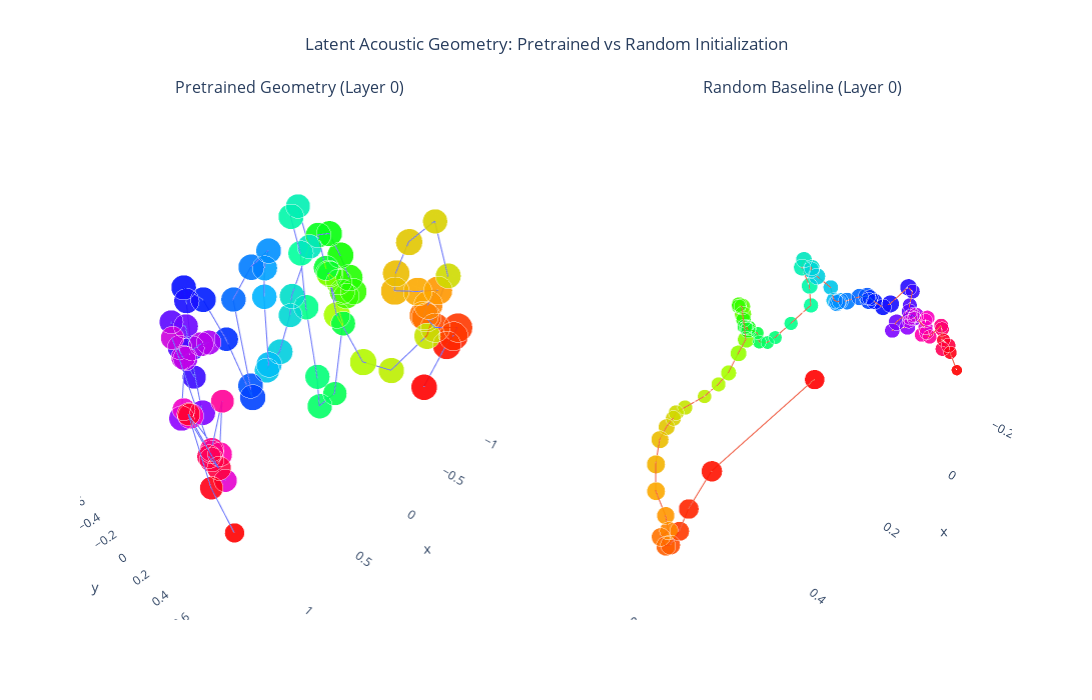

The cell this chart's notebook holds for it:
### Code cell
import numpy as np
import plotly.graph_objects as go
from plotly.subplots import make_subplots
from sklearn.decomposition import PCA

# 1. Choose the layer and load BOTH sets of weights
layer_idx = 0
pre_path = "../results/hubert-base_pretrained_nsynth_ridge/mel_weights.npz" 
rand_path = "../results/hubert-base_random_nsynth_ridge/mel_weights.npz" 

pre_data = np.load(pre_path)
rand_data = np.load(rand_path)

W_pre = pre_data[f"layer_{layer_idx}_coefs"]
r2_pre = pre_data[f"layer_{layer_idx}_r2"]

W_rand = rand_data[f"layer_{layer_idx}_coefs"]
r2_rand = rand_data[f"layer_{layer_idx}_r2"]

# 2. Run PCA separately for both models
pca_pre = PCA(n_components=3)
W_pre_pca = pca_pre.fit_transform(W_pre)
print(f"Explained Variance across 3D for Pretrained: {sum(pca_pre.explained_variance_ratio_) * 100:.1f}%")

pca_rand = PCA(n_components=3)
W_rand_pca = pca_rand.fit_transform(W_rand)
print(f"Explained Variance across 3D for Random: {sum(pca_rand.explained_variance_ratio_) * 100:.1f}%")

freq_bins = np.arange(W_pre_pca.shape[0])

# 3. Size scaling (Clipping negative R^2 scores so Plotly doesn't crash)
size_pre = np.clip(r2_pre, 0, 1) * 20 + 2
size_rand = np.clip(r2_rand, 0, 1) * 20 + 2

# 4. Set up the Side-by-Side 3D Figure
fig = make_subplots(
    rows=1, cols=2,
    specs=[[{'type': 'scene'}, {'type': 'scene'}]],
    subplot_titles=(
        f"Pretrained Geometry (Layer {layer_idx})", 
        f"Random Baseline (Layer {layer_idx})"
    )
)

# 5. Add the Pretrained Trace (Left)
fig.add_trace(
    go.Scatter3d(
        x=W_pre_pca[:, 0], y=W_pre_pca[:, 1], z=W_pre_pca[:, 2],
        mode='lines+markers',
        marker=dict(size=size_pre, color=freq_bins, colorscale='hsv', opacity=0.9),
        text=[f"Freq Bin: {i}<br>R2: {r:.3f}" for i, r in zip(freq_bins, r2_pre)],
        hoverinfo='text'
    ),
    row=1, col=1
)

# 6. Add the Random Trace (Right)
fig.add_trace(
    go.Scatter3d(
        x=W_rand_pca[:, 0], y=W_rand_pca[:, 1], z=W_rand_pca[:, 2],
        mode='lines+markers',
        marker=dict(size=size_rand, color=freq_bins, colorscale='hsv', opacity=0.9),
        text=[f"Freq Bin: {i}<br>R2: {r:.3f}" for i, r in zip(freq_bins, r2_rand)],
        hoverinfo='text'
    ),
    row=1, col=2
)

# 7. Clean up the layout
fig.update_layout(
    height=700, 
    width=1200, 
    showlegend=False,
    title_text="Latent Acoustic Geometry: Pretrained vs Random Initialization",
    title_x=0.5
)

# Hide axis background panels for a cleaner "floating" look
for i in [1, 2]:
    fig.layout[f'scene{i}'].xaxis.showbackground = False
    fig.layout[f'scene{i}'].yaxis.showbackground = False
    fig.layout[f'scene{i}'].zaxis.showbackground = False

fig.show()

### Figure 1 — Plotly figure (JSON) as saved in the notebook; plotly's stock layout.template omitted (floating-point values rounded to 4 significant figures)
{"data": [{"hoverinfo": "text", "marker": {"color": [0, 1, 2, 3, 4, 5, 6, 7, 8, 9, 10, 11, 12, 13, 14, 15, 16, 17, 18, 19, 20, 21, 22, 23, 24, 25, 26, 27, 28, 29, 30, 31, 32, 33, 34, 35, 36, 37, 38, 39, 40, 41, 42, 43, 44, 45, 46, 47, 48, 49, 50, 51, 52, 53, 54, 55, 56, 57, 58, 59, 60, 61, 62, 63, 64, 65, 66, 67, 68, 69, 70, 71, 72, 73, 74, 75, 76, 77, 78, 79], "colorscale": [[0, "#ff0000"], [0.1111, "#ffa700"], [0.2222, "#afff00"], [0.3333, "#08ff00"], [0.4444, "#00ff9f"], [0.5556, "#00b7ff"], [0.6667, "#0010ff"], [0.7778, "#9700ff"], [0.8889, "#ff00bf"], [1, "#ff0000"]], "opacity": 0.9, "size": [18.05, 19.57, 20.08, 20.28, 20.41, 20.3, 20.21, 19.93, 19.84, 19.86, 19.53, 18.69, 18.55, 17.16, 17.62, 18.22, 17.89, 18.6, 18.4, 17.96, 18.13, 17.95, 17.45, 17.58, 18.14, 18.49, 18.2, 17.83, 17.61, 17.42, 16.87, 16.54, 17.29, 17.16, 17.35, 17.48, 17.61, 16.92, 17.03, 17.45, 16.57, 17.55, 17.23, 17.65, 17.29, 17.28, 17.51, 18.02, 17.24, 17.44, 17.91, 16.71, 17.54, 17.42, 17.45, 17.21, 16.37, 16.79, 16.52, 17.11, 17.57, 17.52, 17.04, 16.91, 16.97, 16.88, 16.21, 16.22, 15.95, 15.8, 17.76, 16.98, 16.18, 16.7, 16.99, 16.45, 16.67, 16.01, 16.12, 13.7]}, "mode": "lines+markers", "scene": "scene", "text": ["Freq Bin: 0<br>R2: 0.803", "Freq Bin: 1<br>R2: 0.879", "Freq Bin: 2<br>R2: 0.904", "Freq Bin: 3<br>R2: 0.914", "Freq Bin: 4<br>R2: 0.920", "Freq Bin: 5<br>R2: 0.915", "Freq Bin: 6<br>R2: 0.911", "Freq Bin: 7<br>R2: 0.896", "Freq Bin: 8<br>R2: 0.892", "Freq Bin: 9<br>R2: 0.893", "Freq Bin: 10<br>R2: 0.877", "Freq Bin: 11<br>R2: 0.834", "Freq Bin: 12<br>R2: 0.828", "Freq Bin: 13<br>R2: 0.758", "Freq Bin: 14<br>R2: 0.781", "Freq Bin: 15<br>R2: 0.811", "Freq Bin: 16<br>R2: 0.795", "Freq Bin: 17<br>R2: 0.830", "Freq Bin: 18<br>R2: 0.820", "Freq Bin: 19<br>R2: 0.798", "Freq Bin: 20<br>R2: 0.806", "Freq Bin: 21<br>R2: 0.798", "Freq Bin: 22<br>R2: 0.773", "Freq Bin: 23<br>R2: 0.779", "Freq Bin: 24<br>R2: 0.807", "Freq Bin: 25<br>R2: 0.825", "Freq Bin: 26<br>R2: 0.810", "Freq Bin: 27<br>R2: 0.792", "Freq Bin: 28<br>R2: 0.780", "Freq Bin: 29<br>R2: 0.771", "Freq Bin: 30<br>R2: 0.743", "Freq Bin: 31<br>R2: 0.727", "Freq Bin: 32<br>R2: 0.764", "Freq Bin: 33<br>R2: 0.758", "Freq Bin: 34<br>R2: 0.767", "Freq Bin: 35<br>R2: 0.774", "Freq Bin: 36<br>R2: 0.781", "Freq Bin: 37<br>R2: 0.746", "Freq Bin: 38<br>R2: 0.752", "Freq Bin: 39<br>R2: 0.773", "Freq Bin: 40<br>R2: 0.729", "Freq Bin: 41<br>R2: 0.777", "Freq Bin: 42<br>R2: 0.761", "Freq Bin: 43<br>R2: 0.783", "Freq Bin: 44<br>R2: 0.764", "Freq Bin: 45<br>R2: 0.764", "Freq Bin: 46<br>R2: 0.775", "Freq Bin: 47<br>R2: 0.801", "Freq Bin: 48<br>R2: 0.762", "Freq Bin: 49<br>R2: 0.772", "Freq Bin: 50<br>R2: 0.796", "Freq Bin: 51<br>R2: 0.735", "Freq Bin: 52<br>R2: 0.777", "Freq Bin: 53<br>R2: 0.771", "Freq Bin: 54<br>R2: 0.772", "Freq Bin: 55<br>R2: 0.761", "Freq Bin: 56<br>R2: 0.718", "Freq Bin: 57<br>R2: 0.739", "Freq Bin: 58<br>R2: 0.726", "Freq Bin: 59<br>R2: 0.755", "Freq Bin: 60<br>R2: 0.778", "Freq Bin: 61<br>R2: 0.776", "Freq Bin: 62<br>R2: 0.752", "Freq Bin: 63<br>R2: 0.746", "Freq Bin: 64<br>R2: 0.748", "Freq Bin: 65<br>R2: 0.744", "Freq Bin: 66<br>R2: 0.711", "Freq Bin: 67<br>R2: 0.711", "Freq Bin: 68<br>R2: 0.697", "Freq Bin: 69<br>R2: 0.690", "Freq Bin: 70<br>R2: 0.788", "Freq Bin: 71<br>R2: 0.749", "Freq Bin: 72<br>R2: 0.709", "Freq Bin: 73<br>R2: 0.735", "Freq Bin: 74<br>R2: 0.750", "Freq Bin: 75<br>R2: 0.722", "Freq Bin: 76<br>R2: 0.734", "Freq Bin: 77<br>R2: 0.701", "Freq Bin: 78<br>R2: 0.706", "Freq Bin: 79<br>R2: 0.585"], "type": "scatter3d", "x": [-0.4844, -0.8729, -0.9147, -0.9775, -0.9803, -0.9636, -0.9556, -0.8337, -0.8347, -0.8426, -0.742, -0.7033, -0.777, -0.8801, -1.01, -0.9908, -0.7432, -0.5284, -0.3517, -0.292, -0.3003, -0.5282, -0.6303, -0.7377, -0.7768, -0.5692, -0.4892, -0.4449, -0.3822, -0.3946, -0.4413, -0.3814, -0.3549, -0.3788, -0.352, -0.1737, -0.1882, -0.403, -0.6098, -0.2997, -0.2732, -0.156, -0.04669, -0.04183, -0.1129, -0.1085, 0.009981, 0.09897, 0.09086, 0.1228, 0.126, 0.1628, 0.2862, 0.4074, 0.3927, 0.41, 0.4937, 0.6019, 0.6134, 0.5083, 0.6855, 0.9152, 0.7919, 0.6387, 0.7213, 0.8725, 0.9149, 1.06, 1.071, 1.144, 1.138, 1.11, 1.081, 1.16, 1.159, 1.272, 1.262, 1.259, 1.332, 1.34], "y": [0.7301, 0.6357, 0.653, 0.6423, 0.4593, 0.382, 0.365, 0.461, 0.5202, 0.3547, 0.2302, 0.2513, 0.2784, 0.3934, 0.4812, 0.3977, 0.2774, 0.1627, 0.03177, -0.009364, -0.005307, -0.1134, -0.1633, -0.2069, -0.1705, -0.05163, -0.07902, -0.1502, -0.1952, -0.1233, 0.02027, 0.02617, -0.1022, -0.1589, -0.2675, -0.1582, -0.2644, -0.4106, -0.4875, -0.3633, -0.3549, -0.3477, -0.3815, -0.3512, -0.4615, -0.4436, -0.2735, -0.3502, -0.5659, -0.3849, -0.3616, -0.5898, -0.6604, -0.7063, -0.7103, -0.6838, -0.5706, -0.5467, -0.5919, -0.5822, -0.2358, -0.1413, -0.2059, -0.1584, -0.124, -0.1042, -0.1275, 0.3531, 0.4742, 0.2553, 0.3041, 0.4958, 0.517, 0.4978, 0.4853, 0.6244, 0.6864, 0.4721, 0.7046, 0.8725], "z": [-0.341, -0.2235, -0.1567, -0.1177, -0.2012, -0.1374, -0.124, 0.05461, 0.1942, 0.1167, 0.1128, 0.2752, 0.4945, 0.647, 0.2272, -0.308, -0.5673, -0.437, -0.005527, 0.3322, 0.3219, 0.1373, -0.003387, -0.1016, -0.06245, 0.1781, 0.3733, 0.5254, 0.5205, 0.293, -0.1207, -0.7325, -0.918, -0.6653, -0.06577, 0.4679, 0.6901, 0.6613, 0.2625, 0.01076, -0.1405, -0.4095, -0.5464, -0.473, 0.04043, 0.279, 0.5096, 0.3947, 0.05801, -0.6041, -0.7037, -0.2595, 0.09717, 0.2231, 0.11, -0.2666, -0.4255, -0.1021, 0.0866, 0.01021, -0.4475, -0.3017, 0.06789, 0.138, 0.1813, 0.167, 0.3141, -0.1627, -0.2934, 0.1406, 0.1202, -0.05043, 0.3102, 0.01875, -0.06307, 0.1317, 0.08836, 0.3045, 0.01581, -0.1651]}, {"hoverinfo": "text", "marker": {"color": [0, 1, 2, 3, 4, 5, 6, 7, 8, 9, 10, 11, 12, 13, 14, 15, 16, 17, 18, 19, 20, 21, 22, 23, 24, 25, 26, 27, 28, 29, 30, 31, 32, 33, 34, 35, 36, 37, 38, 39, 40, 41, 42, 43, 44, 45, 46, 47, 48, 49, 50, 51, 52, 53, 54, 55, 56, 57, 58, 59, 60, 61, 62, 63, 64, 65, 66, 67, 68, 69, 70, 71, 72, 73, 74, 75, 76, 77, 78, 79], "colorscale": [[0, "#ff0000"], [0.1111, "#ffa700"], [0.2222, "#afff00"], [0.3333, "#08ff00"], [0.4444, "#00ff9f"], [0.5556, "#00b7ff"], [0.6667, "#0010ff"], [0.7778, "#9700ff"], [0.8889, "#ff00bf"], [1, "#ff0000"]], "opacity": 0.9, "size": [13.76, 14.49, 13.96, 13.51, 13.7, 13.54, 12.87, 12.73, 12.33, 12.7, 12.85, 12.19, 11.39, 10.77, 10.67, 10.24, 9.653, 10.06, 10.76, 11.27, 11.59, 11.58, 11.38, 10.45, 10.02, 10.41, 10.78, 10.5, 10.52, 9.848, 8.808, 9.285, 9.157, 9.275, 9.472, 10.21, 11.22, 11.6, 11.23, 11.11, 11.34, 11.53, 10.37, 11.33, 11.4, 11.47, 11.54, 11.9, 11.76, 12.01, 11.59, 11.1, 11.09, 11.28, 12.07, 11.79, 10.12, 9.984, 10.88, 11.15, 10.37, 11.05, 10.05, 9.227, 10.61, 10.75, 10.2, 10.2, 9.991, 9.66, 10.36, 10.04, 9.711, 9.953, 9.973, 9.844, 10.08, 9.318, 9.116, 7.484]}, "mode": "lines+markers", "scene": "scene2", "text": ["Freq Bin: 0<br>R2: 0.588", "Freq Bin: 1<br>R2: 0.625", "Freq Bin: 2<br>R2: 0.598", "Freq Bin: 3<br>R2: 0.575", "Freq Bin: 4<br>R2: 0.585", "Freq Bin: 5<br>R2: 0.577", "Freq Bin: 6<br>R2: 0.544", "Freq Bin: 7<br>R2: 0.537", "Freq Bin: 8<br>R2: 0.517", "Freq Bin: 9<br>R2: 0.535", "Freq Bin: 10<br>R2: 0.543", "Freq Bin: 11<br>R2: 0.510", "Freq Bin: 12<br>R2: 0.469", "Freq Bin: 13<br>R2: 0.438", "Freq Bin: 14<br>R2: 0.434", "Freq Bin: 15<br>R2: 0.412", "Freq Bin: 16<br>R2: 0.383", "Freq Bin: 17<br>R2: 0.403", "Freq Bin: 18<br>R2: 0.438", "Freq Bin: 19<br>R2: 0.463", "Freq Bin: 20<br>R2: 0.479", "Freq Bin: 21<br>R2: 0.479", "Freq Bin: 22<br>R2: 0.469", "Freq Bin: 23<br>R2: 0.422", "Freq Bin: 24<br>R2: 0.401", "Freq Bin: 25<br>R2: 0.420", "Freq Bin: 26<br>R2: 0.439", "Freq Bin: 27<br>R2: 0.425", "Freq Bin: 28<br>R2: 0.426", "Freq Bin: 29<br>R2: 0.392", "Freq Bin: 30<br>R2: 0.340", "Freq Bin: 31<br>R2: 0.364", "Freq Bin: 32<br>R2: 0.358", "Freq Bin: 33<br>R2: 0.364", "Freq Bin: 34<br>R2: 0.374", "Freq Bin: 35<br>R2: 0.410", "Freq Bin: 36<br>R2: 0.461", "Freq Bin: 37<br>R2: 0.480", "Freq Bin: 38<br>R2: 0.462", "Freq Bin: 39<br>R2: 0.455", "Freq Bin: 40<br>R2: 0.467", "Freq Bin: 41<br>R2: 0.476", "Freq Bin: 42<br>R2: 0.418", "Freq Bin: 43<br>R2: 0.466", "Freq Bin: 44<br>R2: 0.470", "Freq Bin: 45<br>R2: 0.473", "Freq Bin: 46<br>R2: 0.477", "Freq Bin: 47<br>R2: 0.495", "Freq Bin: 48<br>R2: 0.488", "Freq Bin: 49<br>R2: 0.500", "Freq Bin: 50<br>R2: 0.480", "Freq Bin: 51<br>R2: 0.455", "Freq Bin: 52<br>R2: 0.454", "Freq Bin: 53<br>R2: 0.464", "Freq Bin: 54<br>R2: 0.504", "Freq Bin: 55<br>R2: 0.489", "Freq Bin: 56<br>R2: 0.406", "Freq Bin: 57<br>R2: 0.399", "Freq Bin: 58<br>R2: 0.444", "Freq Bin: 59<br>R2: 0.457", "Freq Bin: 60<br>R2: 0.419", "Freq Bin: 61<br>R2: 0.452", "Freq Bin: 62<br>R2: 0.403", "Freq Bin: 63<br>R2: 0.361", "Freq Bin: 64<br>R2: 0.431", "Freq Bin: 65<br>R2: 0.438", "Freq Bin: 66<br>R2: 0.410", "Freq Bin: 67<br>R2: 0.410", "Freq Bin: 68<br>R2: 0.400", "Freq Bin: 69<br>R2: 0.383", "Freq Bin: 70<br>R2: 0.418", "Freq Bin: 71<br>R2: 0.402", "Freq Bin: 72<br>R2: 0.386", "Freq Bin: 73<br>R2: 0.398", "Freq Bin: 74<br>R2: 0.399", "Freq Bin: 75<br>R2: 0.392", "Freq Bin: 76<br>R2: 0.404", "Freq Bin: 77<br>R2: 0.366", "Freq Bin: 78<br>R2: 0.356", "Freq Bin: 79<br>R2: 0.274"], "type": "scatter3d", "x": [0.3538, 0.5384, 0.5757, 0.581, 0.5692, 0.5551, 0.5383, 0.5099, 0.4881, 0.4632, 0.4297, 0.3904, 0.361, 0.3408, 0.3175, 0.284, 0.2386, 0.2103, 0.1981, 0.1783, 0.1579, 0.1379, 0.1328, 0.1285, 0.1166, 0.1031, 0.09056, 0.07851, 0.08492, 0.0843, 0.07022, 0.06596, 0.04169, 0.02708, 0.003162, -0.03725, -0.04889, -0.05118, -0.06463, -0.07788, -0.07688, -0.08998, -0.1153, -0.123, -0.1291, -0.1345, -0.1372, -0.1439, -0.1615, -0.1927, -0.2056, -0.1995, -0.2025, -0.207, -0.2096, -0.2656, -0.2681, -0.242, -0.2457, -0.2332, -0.2285, -0.2632, -0.2681, -0.2559, -0.2819, -0.2573, -0.26, -0.2819, -0.286, -0.2884, -0.2975, -0.281, -0.2764, -0.3093, -0.3066, -0.2857, -0.3092, -0.3016, -0.2892, -0.2543], "y": [0.32, 0.3119, 0.3034, 0.2783, 0.2206, 0.1764, 0.1301, 0.1079, 0.06455, -0.005473, -0.05053, -0.08967, -0.1062, -0.1078, -0.1327, -0.1486, -0.1338, -0.1152, -0.09035, -0.07567, -0.07233, -0.102, -0.1096, -0.1254, -0.1418, -0.1445, -0.1464, -0.1591, -0.1642, -0.1612, -0.1369, -0.1368, -0.1356, -0.1234, -0.09291, -0.06755, -0.08398, -0.1109, -0.1183, -0.1055, -0.1071, -0.09971, -0.07821, -0.07208, -0.06575, -0.06385, -0.07625, -0.05018, -0.02535, -0.02755, -0.03168, -0.02337, -0.01105, 0.01257, 0.03189, 0.04013, 0.05212, 0.06604, 0.06387, 0.03826, 0.0314, 0.05193, 0.06593, 0.05913, 0.0614, 0.06043, 0.06512, 0.09292, 0.09526, 0.08681, 0.08437, 0.08541, 0.1117, 0.1197, 0.1249, 0.1468, 0.1482, 0.1368, 0.1679, 0.2123], "z": [0.2544, 0.1978, 0.1482, 0.08616, -0.005731, -0.06087, -0.09312, -0.1199, -0.1323, -0.138, -0.1189, -0.1021, -0.09581, -0.08461, -0.09759, -0.1121, -0.09734, -0.06803, -0.02918, 0.02063, 0.0483, 0.0906, 0.1045, 0.1012, 0.08523, 0.04336, 0.00871, 0.003748, 0.007912, 0.005547, -0.004316, -0.03148, -0.04377, -0.03072, 0.01208, 0.05466, 0.09508, 0.1321, 0.1441, 0.1236, 0.1177, 0.09878, 0.06757, 0.0312, 0.02707, 0.0285, 0.0165, 0.02996, 0.04418, 0.03291, 0.01314, 0.02771, 0.02066, 0.01262, 0.02877, 0.0555, 0.04796, 0.02577, 0.005199, -0.03094, -0.05612, -0.05177, -0.0231, -0.02943, -0.02156, -0.01734, -0.009676, -0.04374, -0.05904, -0.02897, -0.02601, -0.0683, -0.06005, -0.0383, -0.0448, -0.08428, -0.08422, -0.06989, -0.0868, -0.09936]}], "layout": {"annotations": [{"font": {"size": 16}, "showarrow": false, "text": "Pretrained Geometry (Layer 0)", "x": 0.225, "xanchor": "center", "xref": "paper", "y": 1, "yanchor": "bottom", "yref": "paper"}, {"font": {"size": 16}, "showarrow": false, "text": "Random Baseline (Layer 0)", "x": 0.775, "xanchor": "center", "xref": "paper", "y": 1, "yanchor": "bottom", "yref": "paper"}], "height": 700, "scene": {"domain": {"x": [0, 0.45], "y": [0, 1]}, "xaxis": {"showbackground": false}, "yaxis": {"showbackground": false}, "zaxis": {"showbackground": false}}, "scene2": {"domain": {"x": [0.55, 1], "y": [0, 1]}, "xaxis": {"showbackground": false}, "yaxis": {"showbackground": false}, "zaxis": {"showbackground": false}}, "showlegend": false, "title": {"text": "Latent Acoustic Geometry: Pretrained vs Random Initialization", "x": 0.5}, "width": 1200}}
